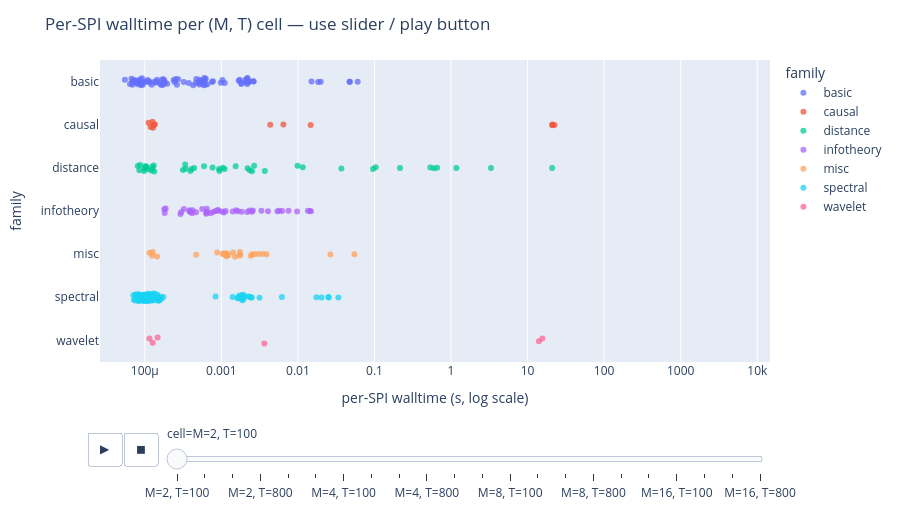

Notebook source saved alongside this figure:
### Code cell
# Per-cell interactive view: each frame is one (M, T) cell from the sweep.
# Slider lets you scrub through cells; hover a dot to identify the SPI.
# Same log-x and family coloring as the pooled plot above, so pooled vs
# per-cell views are directly comparable.
if len(df):
    df_cell = df.assign(cell=df['M'].astype(str).radd('M=') + ', T=' + df['T'].astype(str))
    cell_order = sorted(df_cell['cell'].unique(),
                        key=lambda s: (int(s.split(',')[0][2:]), int(s.split('T=')[1])))
    family_order = sorted(df_cell['family'].unique())

    # Pad a dummy row for any cell missing a family, otherwise animation
    # frames silently drop that family from the y-axis.
    fill = []
    for cell in cell_order:
        present = set(df_cell.loc[df_cell['cell'] == cell, 'family'])
        for fam in family_order:
            if fam not in present:
                fill.append({'cell': cell, 'family': fam, 'spi': '',
                             'walltime_s': float('nan'), 'M': None, 'T': None})
    if fill:
        df_cell = pd.concat([df_cell, pd.DataFrame(fill)], ignore_index=True)

    fig = px.strip(
        df_cell,
        x='walltime_s', y='family', color='family',
        animation_frame='cell',
        category_orders={'cell': cell_order, 'family': family_order},
        log_x=True,
        hover_data={
            'spi': True, 'M': True, 'T': True,
            'walltime_s': ':.4f', 'family': False, 'cell': False,
        },
        stripmode='overlay',
        height=520,
        range_x=[df_cell['walltime_s'].min() * 0.5,
                 df_cell['walltime_s'].max() * 2],
    )
    fig.update_traces(jitter=0.35, marker={'size': 6, 'opacity': 0.75})
    fig.update_layout(
        xaxis_title='per-SPI walltime (s, log scale)',
        yaxis_title='family',
        title='Per-SPI walltime per (M, T) cell — use slider / play button',
        legend_title_text='family',
        margin={'l': 100, 'r': 20, 't': 60, 'b': 80},
    )
    fig.show()
else:
    print('(no data yet)')

### Figure 1 — Plotly figure (JSON) as saved in the notebook; plotly's stock layout.template omitted (floating-point values rounded to 4 significant figures; data arrays with more than 128 entries replaced by an {"elided": "..."} marker saying what was removed)
{"data": [{"alignmentgroup": "True", "boxpoints": "all", "customdata": {"elided": "84x4 mixed values"}, "fillcolor": "rgba(255,255,255,0)", "hoveron": "points", "hovertemplate": "walltime_s=%{x:.4f}<br>spi=%{customdata[0]}<br>M=%{customdata[1]}<br>T=%{customdata[2]}<extra></extra>", "jitter": 0.35, "legendgroup": "basic", "line": {"color": "rgba(255,255,255,0)"}, "marker": {"color": "#636efa", "opacity": 0.75, "size": 6}, "name": "basic", "offsetgroup": "basic", "orientation": "h", "pointpos": 0, "showlegend": true, "type": "box", "x": [0.06039, 0.04716, 0.001107, 0.04776, 0.000656, 0.0184, 0.000985, 0.000599, 0.000104, 9.4e-05, 7.9e-05, 0.000115, 9e-05, 9.2e-05, 7.4e-05, 6.9e-05, 8.3e-05, 8.1e-05, 6.4e-05, 0.000109, 7.1e-05, 5.5e-05, 6.7e-05, 8.9e-05, 0.000174, 0.000123, 8.3e-05, 7.8e-05, 8.8e-05, 6.9e-05, 9.3e-05, 9.4e-05, 0.01984, 0.000428, 0.002651, 0.000755, 0.000375, 0.000238, 0.000254, 0.000183, 0.000169, 0.00016, 0.000145, 0.000149, 0.000135, 0.000176, 0.000196, 0.000273, 0.000137, 0.000114, 0.000614, 0.000579, 0.000471, 0.000517, 0.000509, 0.000548, 0.000611, 0.000553, 0.000463, 0.000516, 0.000777, 0.001035, 0.000592, 0.000626, 0.002607, 0.002171, 0.002242, 0.002283, 0.002176, 0.001686, 0.001824, 0.001818, 0.002194, 0.00173, 0.002137, 0.00211, 0.002049, 0.002294, 0.01506, 0.000165, 0.00018, 0.000245, 0.000263, 0.000323], "x0": " ", "xaxis": "x", "y": ["basic", "basic", "basic", "basic", "basic", "basic", "basic", "basic", "basic", "basic", "basic", "basic", "basic", "basic", "basic", "basic", "basic", "basic", "basic", "basic", "basic", "basic", "basic", "basic", "basic", "basic", "basic", "basic", "basic", "basic", "basic", "basic", "basic", "basic", "basic", "basic", "basic", "basic", "basic", "basic", "basic", "basic", "basic", "basic", "basic", "basic", "basic", "basic", "basic", "basic", "basic", "basic", "basic", "basic", "basic", "basic", "basic", "basic", "basic", "basic", "basic", "basic", "basic", "basic", "basic", "basic", "basic", "basic", "basic", "basic", "basic", "basic", "basic", "basic", "basic", "basic", "basic", "basic", "basic", "basic", "basic", "basic", "basic", "basic"], "y0": " ", "yaxis": "y"}, {"alignmentgroup": "True", "boxpoints": "all", "customdata": [["anm", 2, 100, "M=2, T=100"], ["cds", 2, 100, "M=2, T=100"], ["reci", 2, 100, "M=2, T=100"], ["ccm_E-None_mean", 2, 100, "M=2, T=100"], ["ccm_E-None_max", 2, 100, "M=2, T=100"], ["ccm_E-None_diff", 2, 100, "M=2, T=100"], ["ccm_E-1_mean", 2, 100, "M=2, T=100"], ["ccm_E-1_max", 2, 100, "M=2, T=100"], ["ccm_E-1_diff", 2, 100, "M=2, T=100"], ["ccm_E-10_mean", 2, 100, "M=2, T=100"], ["ccm_E-10_max", 2, 100, "M=2, T=100"], ["ccm_E-10_diff", 2, 100, "M=2, T=100"]], "fillcolor": "rgba(255,255,255,0)", "hoveron": "points", "hovertemplate": "walltime_s=%{x:.4f}<br>spi=%{customdata[0]}<br>M=%{customdata[1]}<br>T=%{customdata[2]}<extra></extra>", "jitter": 0.35, "legendgroup": "causal", "line": {"color": "rgba(255,255,255,0)"}, "marker": {"color": "#EF553B", "opacity": 0.75, "size": 6}, "name": "causal", "offsetgroup": "causal", "orientation": "h", "pointpos": 0, "showlegend": true, "type": "box", "x": [0.006462, 0.01466, 0.00435, 22.48, 0.000135, 0.000133, 20.97, 0.000119, 0.000128, 21.09, 0.000112, 0.000126], "x0": " ", "xaxis": "x", "y": ["causal", "causal", "causal", "causal", "causal", "causal", "causal", "causal", "causal", "causal", "causal", "causal"], "y0": " ", "yaxis": "y"}, {"alignmentgroup": "True", "boxpoints": "all", "customdata": {"elided": "44x4 mixed values"}, "fillcolor": "rgba(255,255,255,0)", "hoveron": "points", "hovertemplate": "walltime_s=%{x:.4f}<br>spi=%{customdata[0]}<br>M=%{customdata[1]}<br>T=%{customdata[2]}<extra></extra>", "jitter": 0.35, "legendgroup": "distance", "line": {"color": "rgba(255,255,255,0)"}, "marker": {"color": "#00cc96", "opacity": 0.75, "size": 6}, "name": "distance", "offsetgroup": "distance", "orientation": "h", "pointpos": 0, "showlegend": true, "type": "box", "x": [0.000768, 0.000408, 0.000594, 0.000441, 0.000394, 0.000315, 20.9, 0.001538, 0.009878, 0.002679, 0.0022, 0.5365, 0.03698, 0.1037, 0.003695, 0.01157, 0.09576, 3.326, 0.000337, 0.000131, 0.000133, 0.2154, 0.002512, 0.002351, 0.5971, 0.001104, 0.000932, 0.000945, 0.000102, 0.6586, 0.000126, 0.001044, 0.000103, 1.172, 0.000121, 0.000125, 9.8e-05, 0.000108, 8.5e-05, 0.000105, 8.7e-05, 9.9e-05, 8.1e-05, 0.000342], "x0": " ", "xaxis": "x", "y": ["distance", "distance", "distance", "distance", "distance", "distance", "distance", "distance", "distance", "distance", "distance", "distance", "distance", "distance", "distance", "distance", "distance", "distance", "distance", "distance", "distance", "distance", "distance", "distance", "distance", "distance", "distance", "distance", "distance", "distance", "distance", "distance", "distance", "distance", "distance", "distance", "distance", "distance", "distance", "distance", "distance", "distance", "distance", "distance"], "y0": " ", "yaxis": "y"}, {"alignmentgroup": "True", "boxpoints": "all", "customdata": {"elided": "43x4 mixed values"}, "fillcolor": "rgba(255,255,255,0)", "hoveron": "points", "hovertemplate": "walltime_s=%{x:.4f}<br>spi=%{customdata[0]}<br>M=%{customdata[1]}<br>T=%{customdata[2]}<extra></extra>", "jitter": 0.35, "legendgroup": "infotheory", "line": {"color": "rgba(255,255,255,0)"}, "marker": {"color": "#ab63fa", "opacity": 0.75, "size": 6}, "name": "infotheory", "offsetgroup": "infotheory", "orientation": "h", "pointpos": 0, "showlegend": true, "type": "box", "x": [0.000292, 0.000421, 0.000391, 0.00018, 0.0003, 0.000387, 0.001564, 0.00252, 0.007534, 0.000384, 0.000467, 0.000778, 0.000415, 0.000644, 0.002184, 0.000633, 0.001082, 0.002572, 0.000646, 0.001137, 0.002333, 0.000182, 0.000648, 0.000562, 0.00091, 0.000187, 0.001011, 0.000898, 0.00084, 0.009759, 0.01349, 0.005686, 0.005403, 0.001638, 0.001411, 0.003341, 0.000325, 0.000723, 0.001845, 0.00622, 0.004068, 0.01478, 0.01438], "x0": " ", "xaxis": "x", "y": ["infotheory", "infotheory", "infotheory", "infotheory", "infotheory", "infotheory", "infotheory", "infotheory", "infotheory", "infotheory", "infotheory", "infotheory", "infotheory", "infotheory", "infotheory", "infotheory", "infotheory", "infotheory", "infotheory", "infotheory", "infotheory", "infotheory", "infotheory", "infotheory", "infotheory", "infotheory", "infotheory", "infotheory", "infotheory", "infotheory", "infotheory", "infotheory", "infotheory", "infotheory", "infotheory", "infotheory", "infotheory", "infotheory", "infotheory", "infotheory", "infotheory", "infotheory", "infotheory"], "y0": " ", "yaxis": "y"}, {"alignmentgroup": "True", "boxpoints": "all", "customdata": [["lmfit_Ridge", 2, 100, "M=2, T=100"], ["lmfit_Lasso", 2, 100, "M=2, T=100"], ["lmfit_SGDRegressor", 2, 100, "M=2, T=100"], ["lmfit_ElasticNet", 2, 100, "M=2, T=100"], ["lmfit_BayesianRidge", 2, 100, "M=2, T=100"], ["gpfit_DotProduct", 2, 100, "M=2, T=100"], ["gpfit_RBF", 2, 100, "M=2, T=100"], ["coint_johansen_max_eig_stat_order-0_ardiff-10", 2, 100, "M=2, T=100"], ["coint_johansen_trace_stat_order-0_ardiff-10", 2, 100, "M=2, T=100"], ["coint_johansen_max_eig_stat_order-0_ardiff-1", 2, 100, "M=2, T=100"], ["coint_johansen_trace_stat_order-0_ardiff-1", 2, 100, "M=2, T=100"], ["coint_johansen_max_eig_stat_order-1_ardiff-10", 2, 100, "M=2, T=100"], ["coint_johansen_trace_stat_order-1_ardiff-10", 2, 100, "M=2, T=100"], ["coint_johansen_max_eig_stat_order-1_ardiff-1", 2, 100, "M=2, T=100"], ["coint_johansen_trace_stat_order-1_ardiff-1", 2, 100, "M=2, T=100"], ["coint_aeg_tstat_trend-c_autolag-aic_maxlag-10", 2, 100, "M=2, T=100"], ["coint_aeg_tstat_trend-ct_autolag-aic_maxlag-10", 2, 100, "M=2, T=100"], ["coint_aeg_tstat_trend-ct_autolag-bic_maxlag-10", 2, 100, "M=2, T=100"], ["pec", 2, 100, "M=2, T=100"], ["pec_orth", 2, 100, "M=2, T=100"], ["pec_log", 2, 100, "M=2, T=100"], ["pec_orth_log", 2, 100, "M=2, T=100"], ["pec_orth_abs", 2, 100, "M=2, T=100"], ["pec_orth_log_abs", 2, 100, "M=2, T=100"], ["ids", 2, 100, "M=2, T=100"]], "fillcolor": "rgba(255,255,255,0)", "hoveron": "points", "hovertemplate": "walltime_s=%{x:.4f}<br>spi=%{customdata[0]}<br>M=%{customdata[1]}<br>T=%{customdata[2]}<extra></extra>", "jitter": 0.35, "legendgroup": "misc", "line": {"color": "rgba(255,255,255,0)"}, "marker": {"color": "#FFA15A", "opacity": 0.75, "size": 6}, "name": "misc", "offsetgroup": "misc", "orientation": "h", "pointpos": 0, "showlegend": true, "type": "box", "x": [0.00243, 0.001771, 0.001731, 0.001507, 0.003063, 0.02658, 0.05485, 0.003895, 0.000145, 0.001177, 0.000127, 0.001228, 0.000125, 0.000883, 0.000115, 0.00349, 0.00273, 0.002536, 0.001744, 0.001419, 0.001173, 0.001142, 0.001067, 0.00105, 0.000468], "x0": " ", "xaxis": "x", "y": ["misc", "misc", "misc", "misc", "misc", "misc", "misc", "misc", "misc", "misc", "misc", "misc", "misc", "misc", "misc", "misc", "misc", "misc", "misc", "misc", "misc", "misc", "misc", "misc", "misc"], "y0": " ", "yaxis": "y"}, {"alignmentgroup": "True", "boxpoints": "all", "customdata": {"elided": "114x4 mixed values"}, "fillcolor": "rgba(255,255,255,0)", "hoveron": "points", "hovertemplate": "walltime_s=%{x:.4f}<br>spi=%{customdata[0]}<br>M=%{customdata[1]}<br>T=%{customdata[2]}<extra></extra>", "jitter": 0.35, "legendgroup": "spectral", "line": {"color": "rgba(255,255,255,0)"}, "marker": {"color": "#19d3f3", "opacity": 0.75, "size": 6}, "name": "spectral", "offsetgroup": "spectral", "orientation": "h", "pointpos": 0, "showlegend": true, "type": "box", "x": [0.002335, 0.001768, 0.000134, 0.000119, 8.3e-05, 8.8e-05, 0.001869, 0.00012, 0.000104, 8.9e-05, 7.8e-05, 9e-05, 0.001765, 0.000115, 9.8e-05, 8.3e-05, 7.7e-05, 7.5e-05, 0.002255, 0.002003, 0.001929, 0.001676, 0.000112, 0.000103, 0.000104, 8.4e-05, 7.9e-05, 0.001622, 0.000106, 9.5e-05, 7.9e-05, 7.2e-05, 7.1e-05, 0.001699, 0.000125, 0.000116, 0.000106, 9.8e-05, 8.9e-05, 0.001927, 0.000113, 0.00013, 8.1e-05, 7.5e-05, 0.000109, 0.001944, 0.000116, 0.000105, 0.000108, 9.7e-05, 8.3e-05, 0.001896, 0.000122, 0.000109, 9.5e-05, 8.3e-05, 8.1e-05, 0.02039, 0.000153, 0.000121, 0.000154, 9.5e-05, 0.0001, 0.02527, 0.000145, 0.00013, 0.000102, 9e-05, 8.2e-05, 0.01745, 0.000156, 0.000115, 9.3e-05, 8.4e-05, 8.1e-05, 0.02506, 0.000145, 0.000115, 9.6e-05, 8.7e-05, 8.2e-05, 0.03376, 0.000148, 0.000123, 9.7e-05, 9.1e-05, 8.7e-05, 0.003153, 0.002487, 0.00246, 0.006175, 0.000149, 0.000122, 0.000175, 0.000104, 9.2e-05, 0.0014, 0.000165, 0.000154, 0.000841, 0.000156, 0.000146, 0.001848, 0.00016, 0.000155, 0.000132, 0.000109, 0.000102, 0.000115, 9.8e-05, 9.8e-05, 0.000121, 0.000105, 0.0001], "x0": " ", "xaxis": "x", "y": ["spectral", "spectral", "spectral", "spectral", "spectral", "spectral", "spectral", "spectral", "spectral", "spectral", "spectral", "spectral", "spectral", "spectral", "spectral", "spectral", "spectral", "spectral", "spectral", "spectral", "spectral", "spectral", "spectral", "spectral", "spectral", "spectral", "spectral", "spectral", "spectral", "spectral", "spectral", "spectral", "spectral", "spectral", "spectral", "spectral", "spectral", "spectral", "spectral", "spectral", "spectral", "spectral", "spectral", "spectral", "spectral", "spectral", "spectral", "spectral", "spectral", "spectral", "spectral", "spectral", "spectral", "spectral", "spectral", "spectral", "spectral", "spectral", "spectral", "spectral", "spectral", "spectral", "spectral", "spectral", "spectral", "spectral", "spectral", "spectral", "spectral", "spectral", "spectral", "spectral", "spectral", "spectral", "spectral", "spectral", "spectral", "spectral", "spectral", "spectral", "spectral", "spectral", "spectral", "spectral", "spectral", "spectral", "spectral", "spectral", "spectral", "spectral", "spectral", "spectral", "spectral", "spectral", "spectral", "spectral", "spectral", "spectral", "spectral", "spectral", "spectral", "spectral", "spectral", "spectral", "spectral", "spectral", "spectral", "spectral", "spectral", "spectral", "spectral", "spectral", "spectral", "spectral"], "y0": " ", "yaxis": "y"}, {"alignmentgroup": "True", "boxpoints": "all", "customdata": [["psi_wavelet_mean_fs-1_fmin-0_fmax-0-5_mean", 2, 100, "M=2, T=100"], ["psi_wavelet_mean_fs-1_fmin-0_fmax-0-25_mean", 2, 100, "M=2, T=100"], ["psi_wavelet_mean_fs-1_fmin-0-25_fmax-0-5_mean", 2, 100, "M=2, T=100"], ["psi_wavelet_max_fs-1_fmin-0_fmax-0-5_max", 2, 100, "M=2, T=100"], ["psi_wavelet_max_fs-1_fmin-0_fmax-0-25_max", 2, 100, "M=2, T=100"], ["psi_wavelet_max_fs-1_fmin-0-25_fmax-0-5_max", 2, 100, "M=2, T=100"]], "fillcolor": "rgba(255,255,255,0)", "hoveron": "points", "hovertemplate": "walltime_s=%{x:.4f}<br>spi=%{customdata[0]}<br>M=%{customdata[1]}<br>T=%{customdata[2]}<extra></extra>", "jitter": 0.35, "legendgroup": "wavelet", "line": {"color": "rgba(255,255,255,0)"}, "marker": {"color": "#FF6692", "opacity": 0.75, "size": 6}, "name": "wavelet", "offsetgroup": "wavelet", "orientation": "h", "pointpos": 0, "showlegend": true, "type": "box", "x": [15.59, 14.06, 0.00364, 0.000147, 0.000127, 0.000115], "x0": " ", "xaxis": "x", "y": ["wavelet", "wavelet", "wavelet", "wavelet", "wavelet", "wavelet"], "y0": " ", "yaxis": "y"}], "layout": {"boxmode": "overlay", "height": 520, "legend": {"title": {"text": "family"}, "tracegroupgap": 0}, "margin": {"b": 80, "l": 100, "r": 20, "t": 60}, "sliders": [{"active": 0, "currentvalue": {"prefix": "cell="}, "len": 0.9, "pad": {"b": 10, "t": 60}, "steps": [{"args": [["M=2, T=100"], {"frame": {"duration": 0, "redraw": true}, "fromcurrent": true, "mode": "immediate", "transition": {"duration": 0, "easing": "linear"}}], "label": "M=2, T=100", "method": "animate"}, {"args": [["M=2, T=200"], {"frame": {"duration": 0, "redraw": true}, "fromcurrent": true, "mode": "immediate", "transition": {"duration": 0, "easing": "linear"}}], "label": "M=2, T=200", "method": "animate"}, {"args": [["M=2, T=400"], {"frame": {"duration": 0, "redraw": true}, "fromcurrent": true, "mode": "immediate", "transition": {"duration": 0, "easing": "linear"}}], "label": "M=2, T=400", "method": "animate"}, {"args": [["M=2, T=800"], {"frame": {"duration": 0, "redraw": true}, "fromcurrent": true, "mode": "immediate", "transition": {"duration": 0, "easing": "linear"}}], "label": "M=2, T=800", "method": "animate"}, {"args": [["M=2, T=1600"], {"frame": {"duration": 0, "redraw": true}, "fromcurrent": true, "mode": "immediate", "transition": {"duration": 0, "easing": "linear"}}], "label": "M=2, T=1600", "method": "animate"}, {"args": [["M=2, T=3200"], {"frame": {"duration": 0, "redraw": true}, "fromcurrent": true, "mode": "immediate", "transition": {"duration": 0, "easing": "linear"}}], "label": "M=2, T=3200", "method": "animate"}, {"args": [["M=4, T=100"], {"frame": {"duration": 0, "redraw": true}, "fromcurrent": true, "mode": "immediate", "transition": {"duration": 0, "easing": "linear"}}], "label": "M=4, T=100", "method": "animate"}, {"args": [["M=4, T=200"], {"frame": {"duration": 0, "redraw": true}, "fromcurrent": true, "mode": "immediate", "transition": {"duration": 0, "easing": "linear"}}], "label": "M=4, T=200", "method": "animate"}, {"args": [["M=4, T=400"], {"frame": {"duration": 0, "redraw": true}, "fromcurrent": true, "mode": "immediate", "transition": {"duration": 0, "easing": "linear"}}], "label": "M=4, T=400", "method": "animate"}, {"args": [["M=4, T=800"], {"frame": {"duration": 0, "redraw": true}, "fromcurrent": true, "mode": "immediate", "transition": {"duration": 0, "easing": "linear"}}], "label": "M=4, T=800", "method": "animate"}, {"args": [["M=4, T=1600"], {"frame": {"duration": 0, "redraw": true}, "fromcurrent": true, "mode": "immediate", "transition": {"duration": 0, "easing": "linear"}}], "label": "M=4, T=1600", "method": "animate"}, {"args": [["M=4, T=3200"], {"frame": {"duration": 0, "redraw": true}, "fromcurrent": true, "mode": "immediate", "transition": {"duration": 0, "easing": "linear"}}], "label": "M=4, T=3200", "method": "animate"}, {"args": [["M=8, T=100"], {"frame": {"duration": 0, "redraw": true}, "fromcurrent": true, "mode": "immediate", "transition": {"duration": 0, "easing": "linear"}}], "label": "M=8, T=100", "method": "animate"}, {"args": [["M=8, T=200"], {"frame": {"duration": 0, "redraw": true}, "fromcurrent": true, "mode": "immediate", "transition": {"duration": 0, "easing": "linear"}}], "label": "M=8, T=200", "method": "animate"}, {"args": [["M=8, T=400"], {"frame": {"duration": 0, "redraw": true}, "fromcurrent": true, "mode": "immediate", "transition": {"duration": 0, "easing": "linear"}}], "label": "M=8, T=400", "method": "animate"}, {"args": [["M=8, T=800"], {"frame": {"duration": 0, "redraw": true}, "fromcurrent": true, "mode": "immediate", "transition": {"duration": 0, "easing": "linear"}}], "label": "M=8, T=800", "method": "animate"}, {"args": [["M=8, T=1600"], {"frame": {"duration": 0, "redraw": true}, "fromcurrent": true, "mode": "immediate", "transition": {"duration": 0, "easing": "linear"}}], "label": "M=8, T=1600", "method": "animate"}, {"args": [["M=8, T=3200"], {"frame": {"duration": 0, "redraw": true}, "fromcurrent": true, "mode": "immediate", "transition": {"duration": 0, "easing": "linear"}}], "label": "M=8, T=3200", "method": "animate"}, {"args": [["M=16, T=100"], {"frame": {"duration": 0, "redraw": true}, "fromcurrent": true, "mode": "immediate", "transition": {"duration": 0, "easing": "linear"}}], "label": "M=16, T=100", "method": "animate"}, {"args": [["M=16, T=200"], {"frame": {"duration": 0, "redraw": true}, "fromcurrent": true, "mode": "immediate", "transition": {"duration": 0, "easing": "linear"}}], "label": "M=16, T=200", "method": "animate"}, {"args": [["M=16, T=400"], {"frame": {"duration": 0, "redraw": true}, "fromcurrent": true, "mode": "immediate", "transition": {"duration": 0, "easing": "linear"}}], "label": "M=16, T=400", "method": "animate"}, {"args": [["M=16, T=800"], {"frame": {"duration": 0, "redraw": true}, "fromcurrent": true, "mode": "immediate", "transition": {"duration": 0, "easing": "linear"}}], "label": "M=16, T=800", "method": "animate"}], "x": 0.1, "xanchor": "left", "y": 0, "yanchor": "top"}], "title": {"text": "Per-SPI walltime per (M, T) cell — use slider / play button"}, "updatemenus": [{"buttons": [{"args": [null, {"frame": {"duration": 500, "redraw": true}, "fromcurrent": true, "mode": "immediate", "transition": {"duration": 500, "easing": "linear"}}], "label": "&#9654;", "method": "animate"}, {"args": [[null], {"frame": {"duration": 0, "redraw": true}, "fromcurrent": true, "mode": "immediate", "transition": {"duration": 0, "easing": "linear"}}], "label": "&#9724;", "method": "animate"}], "direction": "left", "pad": {"r": 10, "t": 70}, "showactive": false, "type": "buttons", "x": 0.1, "xanchor": "right", "y": 0, "yanchor": "top"}], "xaxis": {"anchor": "y", "domain": [0, 1], "range": [-4.585, 4.166], "title": {"text": "per-SPI walltime (s, log scale)"}, "type": "log"}, "yaxis": {"anchor": "x", "categoryarray": ["wavelet", "spectral", "misc", "infotheory", "distance", "causal", "basic"], "categoryorder": "array", "domain": [0, 1], "title": {"text": "family"}}}}
